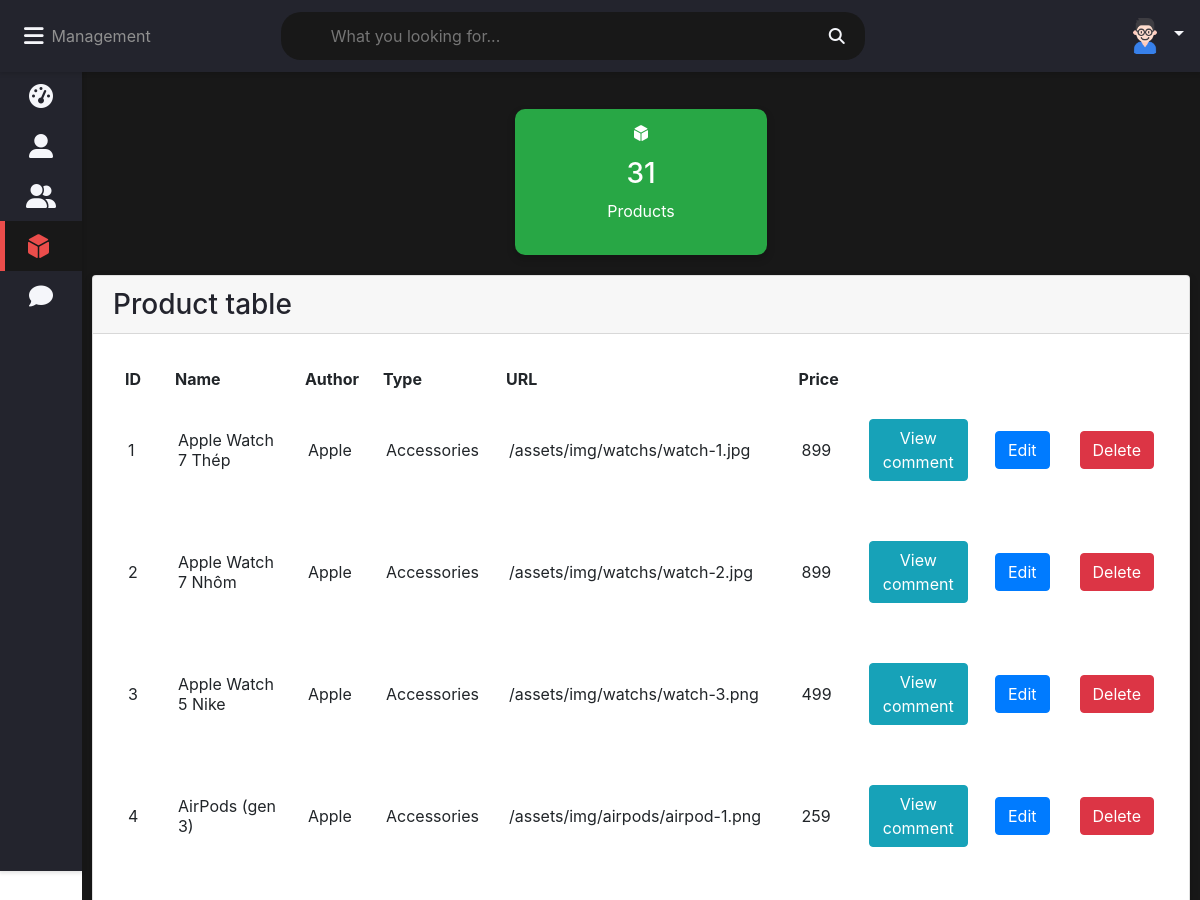
Before: /php/admin/product.php (signed in, upper part) with the older database file.
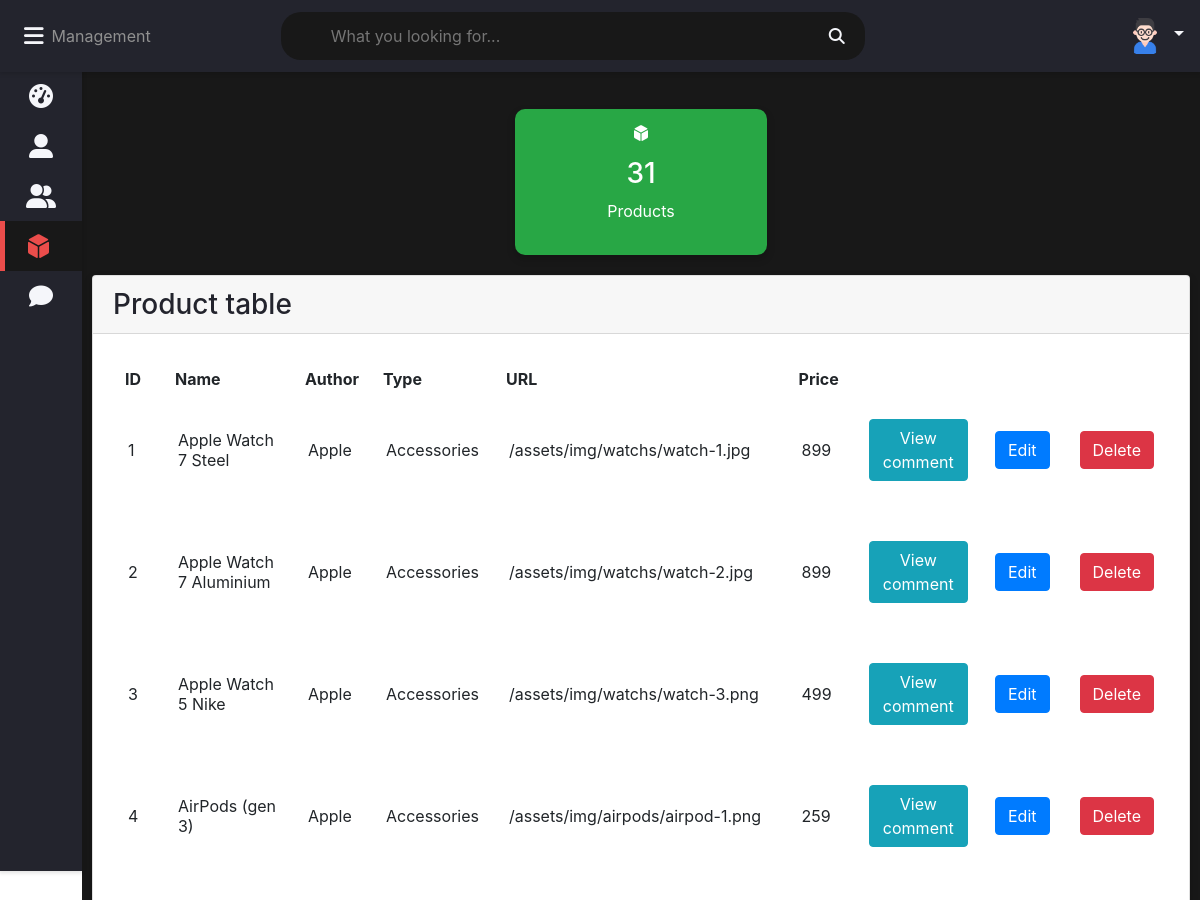
After: the same page with the newer database file.
### tables this page shows
create table product(
    id INT NOT NULL PRIMARY KEY AUTO_INCREMENT,
    name varchar(59),
    author varchar(50),
    type varchar(50),
    url varchar(100),
    price int
);

### php/admin/product.php (the view, shortened to what the changed rows need)
<?php
require_once "config.php";
?>
<!DOCTYPE html>
<html lang="en">
<head>
    <link rel="stylesheet" href="../../assets/css/admin.css">
    <link rel="stylesheet" href="https://maxcdn.bootstrapcdn.com/bootstrap/4.5.2/css/bootstrap.min.css">
    <link rel="stylesheet" href="https://cdnjs.cloudflare.com/ajax/libs/font-awesome/4.7.0/css/font-awesome.min.css">
</head>
<body class="overlay-scrollbar">
    <div class="wrapper">
        <div class="row">
            <div class="col-12">
                <div class="card">
                    <div class="card-content">
                        <table class="table-stripped">
                            <tr>
                                <th>ID</th>
                                <th>Name</th>
                                <th>Author</th>
                                <th>Type</th>
                                <th>URL</th>
                                <th>Price</th>
                                <th></th>
                                <th></th>
                                <th></th>
                            </tr>
                            <?php
                            $sql = "SELECT * FROM product";
                            $stmt = $mysqli->prepare($sql);
                            $stmt->execute();
                            $stmt->store_result();
                            $stmt->bind_result($product_id, $name, $author, $type, $url, $price);
                            while ($stmt->fetch()) {
                            ?>
                                <tr>
                                    <td><?php echo $product_id; ?></td>
                                    <td><?php echo $name; ?></td>
                                    <td><?php echo $author; ?></td>
                                    <td><?php echo $type; ?></td>
                                    <td><?php echo $url; ?></td>
                                    <td><?php echo $price; ?></td>
                                    <th><button class="btn btn-info" data-toggle="collapse" data-target="#comment<?php echo $product_id; ?>" aria-expanded="false" aria-controls="comment<?php echo $product_id; ?>">View comment</button></th>
                                    <td><button class="btn btn-primary" data-toggle="modal" data-target="#productEditModal<?php echo $product_id; ?>">Edit</button></td>
                                    <td><button class="btn btn-danger" onclick="deleteProduct(<?php echo $product_id; ?>)">Delete</button></td>
                                </tr>
                                <tr>
                                    <th colspan="9">
                                    </th>
                                </tr>
                            <?php
                            }
                            ?>
                        </table>
                    </div>
                </div>
            </div>
        </div>
    </div>
</body>
</html>

Changed rows visible on the page:
changed product "/assets/img/watchs/watch-1.jpg": name "Apple Watch 7 Thép" → "Apple Watch 7 Steel"
changed product "/assets/img/watchs/watch-2.jpg": name "Apple Watch 7 Nhôm" → "Apple Watch 7 Aluminium"
